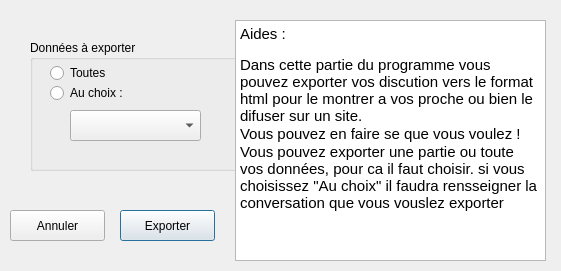
<?xml version="1.0" encoding="UTF-8"?>
<ui version="4.0">
 <class>ToHtmlDialog</class>
 <widget class="QDialog" name="ToHtmlDialog">
  <property name="geometry">
   <rect>
    <x>0</x>
    <y>0</y>
    <width>561</width>
    <height>271</height>
   </rect>
  </property>
  <property name="windowTitle">
   <string>Dialog</string>
  </property>
  <widget class="QPushButton" name="Btn_export">
   <property name="geometry">
    <rect>
     <x>120</x>
     <y>210</y>
     <width>95</width>
     <height>31</height>
    </rect>
   </property>
   <property name="text">
    <string>Exporter</string>
   </property>
  </widget>
  <widget class="QPushButton" name="Btn_cancell">
   <property name="geometry">
    <rect>
     <x>10</x>
     <y>210</y>
     <width>95</width>
     <height>31</height>
    </rect>
   </property>
   <property name="text">
    <string>Annuler</string>
   </property>
  </widget>
  <widget class="QGroupBox" name="groupBox">
   <property name="geometry">
    <rect>
     <x>30</x>
     <y>40</y>
     <width>271</width>
     <height>131</height>
    </rect>
   </property>
   <property name="title">
    <string>Données à exporter</string>
   </property>
   <widget class="QRadioButton" name="radioButton">
    <property name="geometry">
     <rect>
      <x>20</x>
      <y>20</y>
      <width>108</width>
      <height>26</height>
     </rect>
    </property>
    <property name="text">
     <string>Toutes</string>
    </property>
   </widget>
   <widget class="QRadioButton" name="radioButton_2">
    <property name="geometry">
     <rect>
      <x>20</x>
      <y>40</y>
      <width>108</width>
      <height>26</height>
     </rect>
    </property>
    <property name="text">
     <string>Au choix :</string>
    </property>
   </widget>
   <widget class="QComboBox" name="comboBox">
    <property name="geometry">
     <rect>
      <x>40</x>
      <y>70</y>
      <width>131</width>
      <height>31</height>
     </rect>
    </property>
   </widget>
  </widget>
  <widget class="QTextBrowser" name="textBrowser">
   <property name="geometry">
    <rect>
     <x>235</x>
     <y>20</y>
     <width>311</width>
     <height>241</height>
    </rect>
   </property>
   <property name="html">
    <string>&lt;!DOCTYPE HTML PUBLIC &quot;-//W3C//DTD HTML 4.0//EN&quot; &quot;http://www.w3.org/TR/REC-html40/strict.dtd&quot;&gt;
&lt;html&gt;&lt;head&gt;&lt;meta name=&quot;qrichtext&quot; content=&quot;1&quot; /&gt;&lt;style type=&quot;text/css&quot;&gt;
p, li { white-space: pre-wrap; }
&lt;/style&gt;&lt;/head&gt;&lt;body style=&quot; font-family:'Cantarell'; font-size:11pt; font-weight:400; font-style:normal;&quot;&gt;
&lt;p style=&quot; margin-top:0px; margin-bottom:0px; margin-left:0px; margin-right:0px; -qt-block-indent:0; text-indent:0px;&quot;&gt;Aides :&lt;/p&gt;
&lt;p style=&quot; margin-top:0px; margin-bottom:0px; margin-left:0px; margin-right:0px; -qt-block-indent:0; text-indent:0px;&quot;&gt;&lt;span style=&quot; font-size:8pt;&quot;&gt; &lt;/span&gt;&lt;/p&gt;
&lt;p style=&quot; margin-top:0px; margin-bottom:0px; margin-left:0px; margin-right:0px; -qt-block-indent:0; text-indent:0px;&quot;&gt;Dans cette partie du programme vous pouvez exporter vos discution vers le format html pour le montrer a vos proche ou bien le difuser sur un site.&lt;/p&gt;
&lt;p style=&quot; margin-top:0px; margin-bottom:0px; margin-left:0px; margin-right:0px; -qt-block-indent:0; text-indent:0px;&quot;&gt;Vous pouvez en faire se que vous voulez !&lt;/p&gt;
&lt;p style=&quot; margin-top:0px; margin-bottom:0px; margin-left:0px; margin-right:0px; -qt-block-indent:0; text-indent:0px;&quot;&gt;Vous pouvez exporter une partie ou toute vos données, pour ca il faut choisir. si vous choisissez &amp;quot;Au choix&amp;quot; il faudra rensseigner la conversation que vous vouslez exporter&lt;/p&gt;&lt;/body&gt;&lt;/html&gt;</string>
   </property>
  </widget>
 </widget>
 <resources/>
 <connections/>
</ui>
